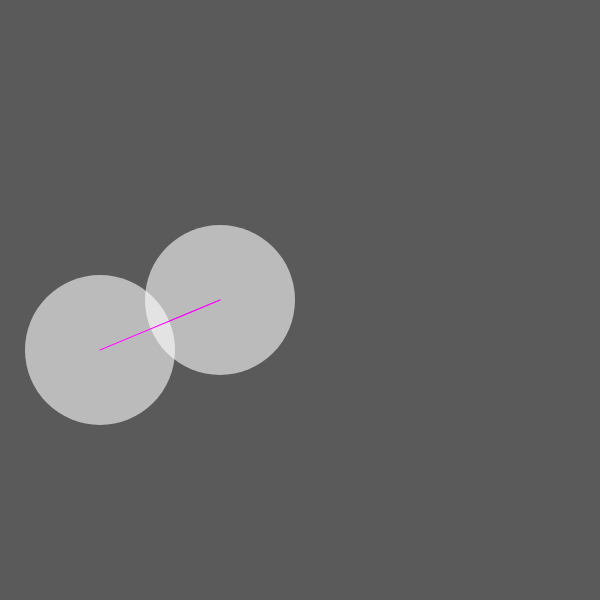
Frame 1 (no input)
Frame 60 (no input): identical to frame 1, image omitted
Frame 120 (the mouse pressed at the canvas centre since frame 60): identical to frame 1, image omitted

The p5.js sketch that drew this single still picture (run headless with seeded random() and noise() and a simulated clock; from frame 60 on, the mouse is pressed at the canvas centre):

// p5.js sketch
// ── sketch.js
function DNN(){
  this.drawings = [];
  this.fractions = new Map();

  this.getDrawings = function() {
    return this.drawings;
  }
  
  this.getFractions = function(){
    return this.fractions;
  }
}

const dnn = new DNN();
const circles = [];

function setup() { 
  createCanvas(600, 600);
  
  circles[0] = new Circle(220, 300);
  circles[1] = new Circle(100, 350);
  dnn.drawings = circles;
} 

function draw() { 
  background(90);
  // check each circle...
  for (let i = 0; i < circles.length; i++) {
   
    circles[i].display();
    //... against every other circle
    for (let j = 0; j < circles.length; j++) {
      if (i != j  &&  circles[i].intersects(circles[j])) {
        // draw a line between the circles if they intersect,
        // excluding the case where the circle is compared to itself
        stroke(255, 0, 255);
        line(circles[i].x, circles[i].y, circles[j].x, circles[j].y);
      }
    }
  }
}

function Circle(inX, inY) {
  this.x = inX;
  this.y = inY;
  this.r = 75;
  this.col = color(255, 150);
  
  this.intersects = function (other) {
    // if the distance between the two circles is less
    // than both of radii added together, then they overlap
    return dist(this.x, this.y, other.x, other.y) < this.r + other.r;
  }

  this.display = function () {
    noStroke(0);
    fill(this.col);
    ellipse(this.x, this.y, this.r * 2, this.r * 2);
  }
}
